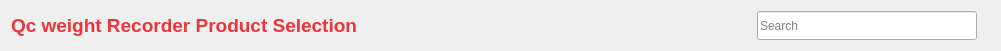
     <widget class="QWidget" name="horizontalLayoutWidget_2">
      <property name="geometry">
       <rect>
        <x>10</x>
        <y>130</y>
        <width>1001</width>
        <height>51</height>
       </rect>
      </property>
      <layout class="QHBoxLayout" name="horizontalLayout_2">
       <item>
        <widget class="QLabel" name="label">
         <property name="font">
          <font>
           <pointsize>14</pointsize>
           <weight>75</weight>
           <bold>true</bold>
          </font>
         </property>
         <property name="styleSheet">
          <string notr="true">color: rgb(237, 51, 59);</string>
         </property>
         <property name="text">
          <string>Qc weight Recorder Product Selection</string>
         </property>
        </widget>
       </item>
       <item>
        <spacer name="horizontalSpacer_2">
         <property name="orientation">
          <enum>Qt::Horizontal</enum>
         </property>
         <property name="sizeHint" stdset="0">
          <size>
           <width>60</width>
           <height>20</height>
          </size>
         </property>
        </spacer>
       </item>
       <item>
        <widget class="QLineEdit" name="lineEdit">
         <property name="maximumSize">
          <size>
           <width>220</width>
           <height>30</height>
          </size>
         </property>
         <property name="styleSheet">
          <string notr="true"/>
         </property>
         <property name="inputMask">
          <string/>
         </property>
         <property name="dragEnabled">
          <bool>true</bool>
         </property>
         <property name="placeholderText">
          <string>Search</string>
         </property>
         <property name="cursorMoveStyle">
          <enum>Qt::VisualMoveStyle</enum>
         </property>
         <property name="clearButtonEnabled">
          <bool>true</bool>
         </property>
        </widget>
       </item>
       <item>
        <widget class="QLabel" name="label_2">
         <property name="maximumSize">
          <size>
           <width>30</width>
           <height>30</height>
          </size>
         </property>
         <property name="text">
          <string/>
         </property>
         <property name="pixmap">
          <pixmap>../.designer/.designer/backup/search.png</pixmap>
         </property>
         <property name="scaledContents">
          <bool>true</bool>
         </property>
        </widget>
       </item>
      </layout>
     </widget>
